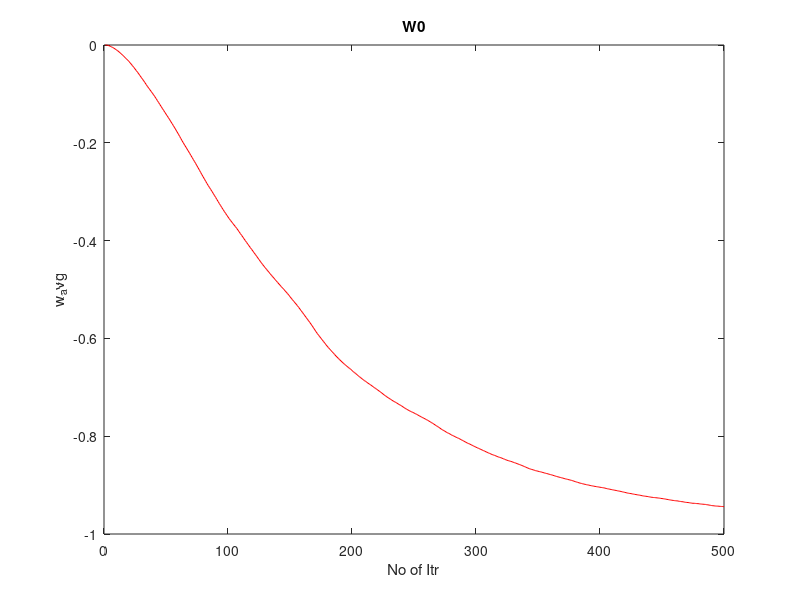
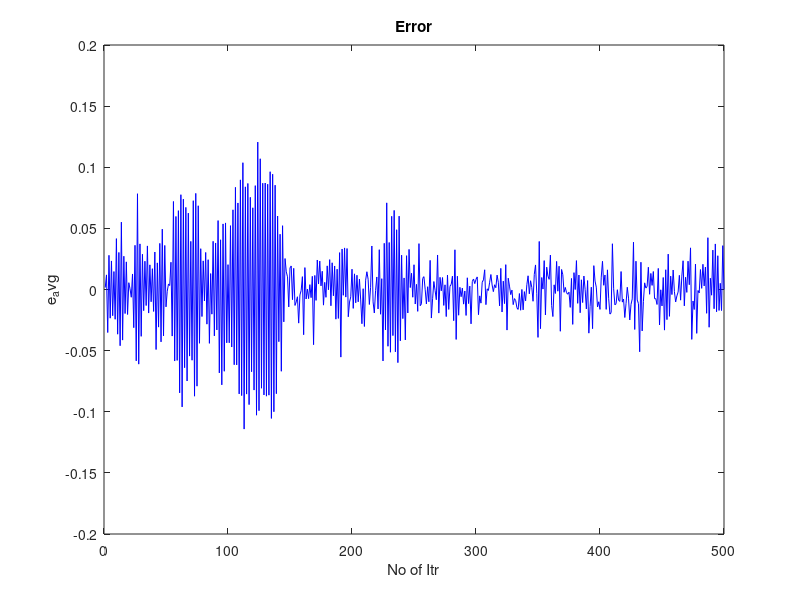

The MATLAB script that drew these images, in order:

% Just clear
clc ; clear all ; close all;

% LMS
outer_itr = 100;
inner_itr = 500;
alpha_vec = [0.01 0.05 0.1];
W = zeros(length(alpha_vec),inner_itr,outer_itr);
e_n = zeros(length(alpha_vec),inner_itr,outer_itr);

for k = 1:outer_itr
% Generate Random noise 
v_n=sqrt(0.02)*randn(10500,1);
v_n=v_n(501:end);

% parameters of filter
a_1=[1 0.99];

%generte u_n
u_n=filter(1,a_1,v_n);

stability_bound= 2/(1*var(u_n));

for i = 1 : length(alpha_vec)

    for j=1:inner_itr-1
        e_n(i,j,k)=u_n(j)-W(i,j,k).*u_n(j+1);           
        W(i,j+1,k)=W(i,j,k)+alpha_vec(i)*u_n(j+1)*e_n(i,j,k);
    end

end
end

% Averaging
w_avr = zeros(length(alpha_vec),inner_itr);
e_avr = zeros(length(alpha_vec),inner_itr);
for i = 1 : outer_itr
w = W(:,:,i);
e =e_n(:,:,i);
w_avr = w + w_avr;
e_avr = e + e_avr;
end

% calculate avg
w_avr = w_avr ./ outer_itr ;
e_avr = e_avr ./ outer_itr;

% plotting
figure;
plot(w_avr(1,:), 'r', 'MarkerSize', 5, 'LineWidth', 0.5);
xlabel('No of Itr');
ylabel('w_avg');
title('W0');

figure;
plot(e_avr(1,:), 'b', 'MarkerSize', 5, 'LineWidth', 0.5);
xlabel('No of Itr');
ylabel('e_avg');
title('Error');

 